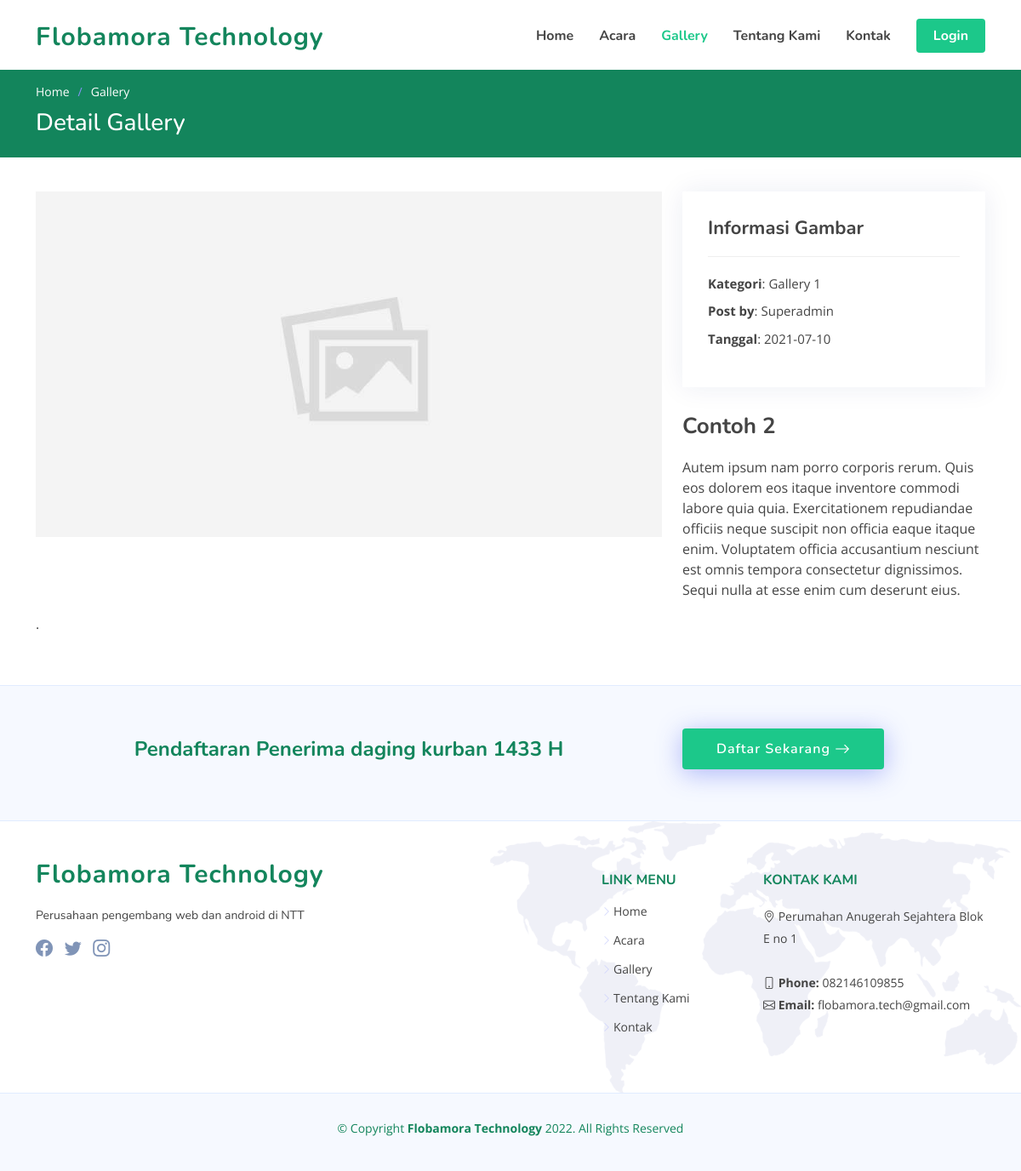
/detail_gallery?id=3, run on the app's committed database.
### tables this page shows
CREATE TABLE `website` (
  `id` int(11) NOT NULL,
  `nama` varchar(250) NOT NULL,
  `deskripsi` text NOT NULL,
  `alamat` varchar(250) NOT NULL,
  `kab` varchar(250) NOT NULL,
  `logo` varchar(250) NOT NULL,
  `fav` varchar(100) NOT NULL,
  `img_login` varchar(100) NOT NULL,
  `img_login_admin` varchar(250) NOT NULL,
  `email` varchar(255) NOT NULL,
  `telp` varchar(255) NOT NULL,
  `maps` text NOT NULL,
  `link_fb` varchar(255) NOT NULL,
  `link_ig` varchar(255) NOT NULL,
  `link_tw` varchar(255) NOT NULL
);

CREATE TABLE `gallery` (
  `id` int(11) NOT NULL,
  `nama` varchar(255) NOT NULL,
  `deskripsi` text NOT NULL,
  `id_kat` int(11) NOT NULL,
  `img` varchar(250) NOT NULL,
  `img1` varchar(250) NOT NULL,
  `img2` varchar(250) NOT NULL,
  `img3` varchar(250) NOT NULL,
  `id_peng` int(11) NOT NULL,
  `tgl` date NOT NULL
);

CREATE TABLE `kategori_gallery` (
  `id` int(11) NOT NULL,
  `nama` varchar(250) NOT NULL,
  `uniq` varchar(255) NOT NULL
);

CREATE TABLE `karyawan` (
  `id` int(11) NOT NULL,
  `id_fingerprint` varchar(250) NOT NULL,
  `nik` int(50) NOT NULL,
  `nama` varchar(255) DEFAULT NULL,
  `jk` enum('L','P') NOT NULL,
  `ttl` date NOT NULL,
  `email` varchar(255) DEFAULT NULL,
  `password` varchar(255) DEFAULT NULL,
  `alamat` varchar(255) NOT NULL,
  `telp` varchar(13) NOT NULL,
  `id_divisi` int(11) NOT NULL,
  `dept` varchar(250) NOT NULL,
  `intensif` int(11) NOT NULL,
  `jam_mengajar` int(11) NOT NULL,
  `nominal_jam` int(11) NOT NULL,
  `bpjs` int(11) NOT NULL,
  `koperasi` int(11) NOT NULL,
  `simpanan` int(11) NOT NULL,
  `tabungan` int(11) NOT NULL,
  `id_pend` int(11) NOT NULL,
  `id_kelas` int(11) NOT NULL,
  `role_id` int(11) DEFAULT NULL,
  `status` int(11) DEFAULT NULL,
  `date_created` date DEFAULT NULL
);

CREATE TABLE `home` (
  `id` int(11) NOT NULL,
  `judul` varchar(255) NOT NULL,
  `isi` varchar(255) NOT NULL,
  `tombol` varchar(100) NOT NULL,
  `link` varchar(255) NOT NULL,
  `img` varchar(250) NOT NULL
);

### application/controllers/Detail_gallery.php (called while the page is built, shortened)
<?php
class Detail_gallery extends CI_Controller
{
    public function index()
    {
        $id = $this->input->get('id');
        $data['menu'] = 'gallery';
        $data['home'] =  $this->db->get('home')->row_array();
        $data['web'] =  $this->db->get('website')->row_array();
        $data['gallery'] =  $this->db->get_where('gallery', ['id' => $id])->result_array();
        $data['kategori'] =  $this->db->get('kategori_gallery')->result_array();
        $this->load->view('frontend/header', $data);
        $this->load->view('frontend/detail_gallery', $data);
        $this->load->view('frontend/footer', $data);
    }
}

### index.php (called while the page is built, shortened)
<?php
require_once BASEPATH.'core/CodeIgniter.php';

### application/views/frontend/detail_gallery.php (the view, shortened to what this page needs)
<main id="main">
    <section class="breadcrumbs">
        <div class="container">
            <ol>
                <li><a href="<?= base_url('home'); ?>">Home</a></li>
                <li><a href="<?= base_url('gallery'); ?>">Gallery</a></li>
            </ol>
            <h2>Detail Gallery</h2>
        </div>
    </section>
    <section id="portfolio-details" class="portfolio-details">
        <div class="container">
            <?php foreach ($gallery as $g) : ?>
                <?php $kat = $this->db->get_where('kategori_gallery', ['id' => $g['id_kat']])->row_array(); ?>
                <div class="row gy-4">
                    <div class="col-lg-8">
                        <div class="portfolio-details-slider swiper-container">
                            <div class="swiper-wrapper align-items-center">
                                <div class="swiper-slide">
                                    <img src="<?= base_url('assets/'); ?>img/gallery/<?= $g['img'] ?>" alt="">
                                </div>
                            </div>
                        </div>
                    </div>
                    <div class="col-lg-4">
                        <div class="portfolio-info">
                            <h3>Informasi Gambar</h3>
                            <?php $peng = $this->db->get_where('karyawan', ['id' => $g['id_peng']])->row_array(); ?>
                            <ul>
                                <li><strong>Kategori</strong>: <?= $kat['nama'] ?></li>
                                <li><strong>Post by</strong>: <?= $peng['nama'] ?></li>
                                <li><strong>Tanggal</strong>: <?= $g['tgl'] ?></li>
                            </ul>
                        </div>
                        <div class="portfolio-description">
                            <h2><?= $g['nama'] ?></h2>
                            <p>
                                <?= $g['deskripsi'] ?>
                            </p>
                        </div>
                    </div>
                </div>.
            <?php endforeach ?>
        </div>
    </section>
</main>

### application/views/frontend/header.php (shortened to what this page needs)
<!DOCTYPE html>
<html lang="en">
<head>
  <link href="<?= base_url('assets/'); ?>vendor/bootstrap/css/bootstrap.min.css" rel="stylesheet">
  <link href="<?= base_url('assets/'); ?>vendor/bootstrap-icons/bootstrap-icons.css" rel="stylesheet">
  <link href="<?= base_url('assets/'); ?>vendor/aos/aos.css" rel="stylesheet">
  <link href="<?= base_url('assets/'); ?>vendor/remixicon/remixicon.css" rel="stylesheet">
  <link href="<?= base_url('assets/'); ?>vendor/swiper/swiper-bundle.min.css" rel="stylesheet">
  <link href="<?= base_url('assets/'); ?>vendor/glightbox/css/glightbox.min.css" rel="stylesheet">
  <link href="<?= base_url('assets/'); ?>css/style.css" rel="stylesheet">
  <link href="<?= base_url('assets/') ?>select2/dist/css/select2.min.css" rel="stylesheet" />
</head>
<body>
  <header id="header" class="header fixed-top">
    <div class="container-fluid container-xl d-flex align-items-center justify-content-between">
      <a href="<?= base_url('home'); ?>" class="logo d-flex align-items-center">
        <span><?= $web['nama'] ?></span>
      </a>
      <nav id="navbar" class="navbar">
        <ul>
          <li><a class="nav-link scrollto <?php if ($menu == 'home') {
                                            echo 'active';
                                          } ?>" href="<?= base_url('home'); ?>">Home</a></li>
          <li><a class="nav-link scrollto <?php if ($menu == 'acara') {
                                            echo 'active';
                                          } ?>" href="<?= base_url('acara'); ?>">Acara</a></li>
          <li><a class="nav-link scrollto <?php if ($menu == 'gallery') {
                                            echo 'active';
                                          } ?>" href="<?= base_url('gallery'); ?>">Gallery</a></li>
          <li><a class="nav-link scrollto <?php if ($menu == 'about') {
                                            echo 'active';
                                          } ?>" href="<?= base_url('about'); ?>">Tentang Kami</a></li>
          <li><a class="nav-link scrollto <?php if ($menu == 'kontak') {
                                            echo 'active';
                                          } ?>" href="<?= base_url('kontak'); ?>">Kontak</a></li>
          <li><a class="getstarted scrollto" href="<?= base_url('auth'); ?>">Login</a></li>
        </ul>
      </nav>
    </div>
  </header>

### application/views/frontend/footer.php (shortened to what this page needs)
<footer id="footer" class="footer">
  <div class="footer-newsletter">
    <div class="container">
      <div class="row justify-content-center">
        <div class="col-lg-8 text-center">
          <h4><?= $home['judul'] ?></h4>
        </div>
        <div class="col-lg-4 text-center text-lg-start">
          <a href="<?= base_url($home['link']); ?>" class="btn-get-started scrollto d-inline-flex align-items-center justify-content-center align-self-center">
            <span><?= $home['tombol'] ?></span>
            <i class="bi bi-arrow-right"></i>
          </a>
        </div>
      </div>
    </div>
  </div>
  <div class="footer-top">
    <div class="container">
      <div class="row gy-4">
        <div class="col-lg-5 col-md-12 footer-info">
          <a href="<?= base_url('home'); ?>" class="logo d-flex align-items-center">
            <span><?= $web['nama'] ?></span>
          </a>
          <br />
          <p><?= $web['deskripsi'] ?></p>
          <div class="social-links mt-3">
            <?php if (!empty($web['link_fb'])) : ?>
              <a target="_blank" href="<?= $web['link_fb'] ?>" class="facebook"><i class="bi bi-facebook"></i></a>
            <?php endif ?>
            <?php if (!empty($web['link_tw'])) : ?>
              <a target="_blank" href="<?= $web['link_tw'] ?>" class="twitter"><i class="bi bi-twitter"></i></a>
            <?php endif ?>
            <?php if (!empty($web['link_ig'])) : ?>
              <a target="_blank" href="<?= $web['link_ig'] ?>" class="instagram"><i class="bi bi-instagram bx bxl-instagram"></i></a>
            <?php endif ?>
          </div>
        </div>
        <div style="display:blok;" id="foter-hide" class="col-lg-2 col-6 footer-links">
          <h4></h4>
          <ul>
            <li></li>
            <li></li>
            <li></li>
            <li></li>
            <li></li>
          </ul>
        </div>
        <div class="col-lg-2 col-6 footer-links">
          <h4>Link Menu</h4>
          <ul>
            <li><i class="bi bi-chevron-right"></i> <a href="<?= base_url('home'); ?>">Home</a></li>
            <li><i class="bi bi-chevron-right"></i> <a href="<?= base_url('acara'); ?>">Acara</a></li>
            <li><i class="bi bi-chevron-right"></i> <a href="<?= base_url('gallery'); ?>">Gallery</a></li>
            <li><i class="bi bi-chevron-right"></i> <a href="<?= base_url('about'); ?>">Tentang Kami</a></li>
            <li><i class="bi bi-chevron-right"></i> <a href="<?= base_url('kontak'); ?>">Kontak</a></li>
          </ul>
        </div>
        <div class="col-lg-3 col-md-12 footer-contact text-center text-md-start">
          <h4>Kontak Kami</h4>
          <p>
            <i class="bi bi-geo-alt"></i> <?= $web['alamat'] ?> <br><br>
            <strong><i class="bi bi-phone"></i> Phone:</strong> <?= $web['telp'] ?><br>
            <strong><i class="bi bi-envelope"></i> Email:</strong> <?= $web['email'] ?><br>
          </p>
        </div>
      </div>
    </div>
  </div>
  <div class="container">
    <div class="copyright">
      &copy; Copyright <strong><span><?= $web['nama'] ?></span></strong> <?= date('Y') ?>. All Rights Reserved
    </div>
    <div class="credits">
    </div>
  </div>
</footer>
</body>
</html>

### data on the page
website: nama "Flobamora Technology", deskripsi "Perusahaan pengembang web dan android di NTT", alamat "Perumahan Anugerah Sejahtera Blok E no 1", telp "082146109855", email "flobamora.tech@gmail.com"
gallery: img (picture), kategori_gallery.nama "Gallery 1", karyawan.nama "Superadmin", tgl "2021-07-10", nama "Contoh 2", deskripsi "Autem ipsum nam porro corporis rerum. Quis eos dolorem eos itaque inventore commodi labore quia quia. Exercitationem repudiandae officiis neque suscipit non officia eaque itaque enim. Voluptatem officia accusantium nesciunt est omnis tempora consectetur dignissimos. Sequi nulla at esse enim cum deserunt eius."
home: judul "Pendaftaran Penerima daging kurban 1433 H", tombol "Daftar Sekarang"
